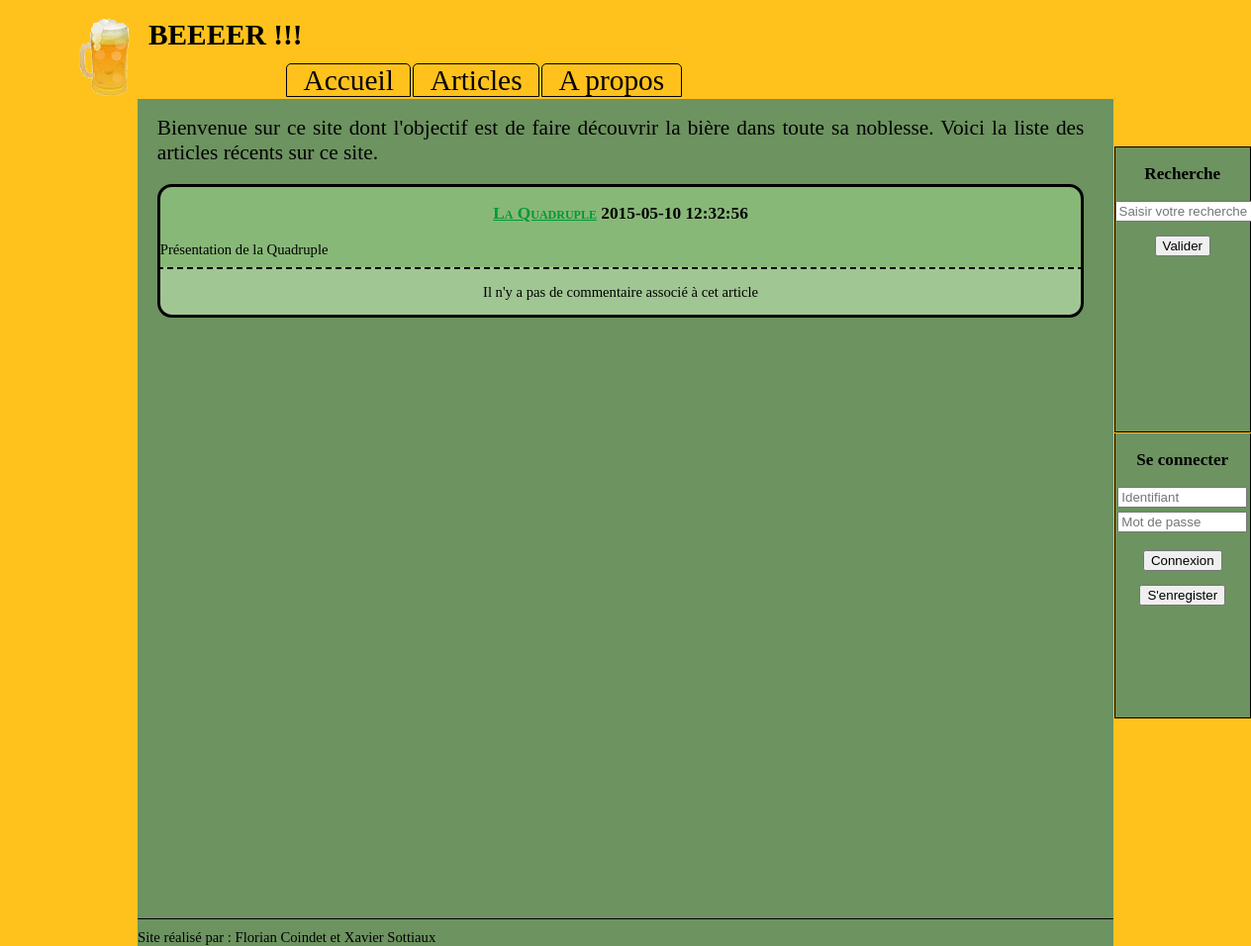
Before: / with the older database file.
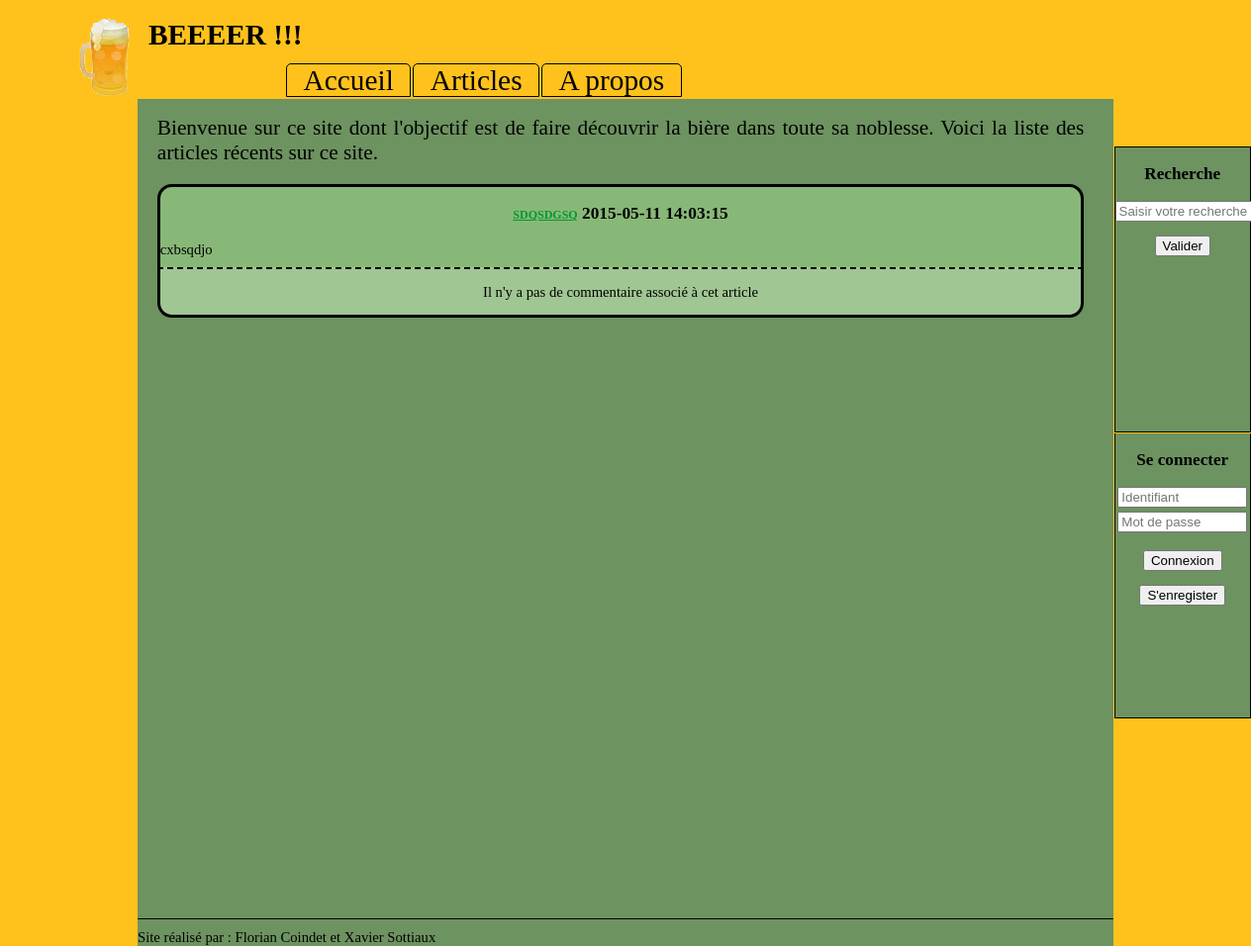
After: the same page with the newer database file.
### tables this page shows
CREATE TABLE IF NOT EXISTS `Article` (
  `IDArticle` int(11) NOT NULL,
  `Titre` varchar(30) NOT NULL,
  `DateCreation` datetime NOT NULL,
  `URLArticle` varchar(30) NOT NULL,
  `URLImage` varchar(30) DEFAULT NULL,
  `Resume` varchar(300) NOT NULL,
  `IDUtilisateur` int(11) NOT NULL
);

### index.php (the view, shortened to what this page needs)
<!DOCTYPE HTML>
<html>
	<head>
		<link rel="stylesheet" type="text/css" media="screen and (min-width:750px)" href="assets/style_index.css" />
		<link rel="stylesheet" type="text/css" media="screen and (max-width:750px)" href="assets/style_index750.css" />
	</head>
	<body>
		<?php require_once("element_principal.php"); ?>
		<article>
			<section>
				Bienvenue sur ce site dont l'objectif est de faire découvrir la bière dans toute sa noblesse.
				Voici la liste des articles récents sur ce site.
			</section>
		  <section>
		  	<?php
					$bdd=Connect_db();
				 	$query0=$bdd->prepare('SELECT T1.IDArticle, T1.Titre, T1.DateCreation, T1.URLArticle, T1.Resume
				 						  FROM Article AS T1
				 						  ORDER BY T1.DateCreation DESC');
				 	$query0->execute();
				 	$data0 = $query0->fetch();
				 	$article[]=array(
				 						'id' => $data0['IDArticle'],
										'titre' => $data0['Titre'],
										'date' => $data0['DateCreation'],
										'url' => $data0['URLArticle'],
										'resume' => $data0['Resume']
									);
			 ?>
		  	<h1><?php echo ( "<a href=article.php?id=".$article[0]['id'].">".$article[0]['titre']."</a> ".$article[0]['date'] ); ?></h1>
			<?php echo $article[0]['resume']; ?></section>
			<section>
					<?php
						  if ( empty($commentaire) ) echo "<p> Il n'y a pas de commentaire associé à cet article</p>" ;
						  else{
						  		echo $commentaire[0]['pseudonyme']." ".$commentaire[0]['dateCommentaire'];
						  		echo "<p>".$commentaire[0]['commentaire']."</p>";
						  }
					?>
			</section>
		</article>
		<footer>
			Site réalisé par : Florian Coindet et Xavier Sottiaux
		</footer>
	</body>
</html>

Changed rows visible on the page:
no longer on this page (row unchanged): article: Titre "La Quadruple", DateCreation "2015-05-10 12:32:56", Resume "Présentation de la Quadruple"
added article: Titre "sdqsdgsq", DateCreation "2015-05-11 14:03:15", Resume "cxbsqdjo"
